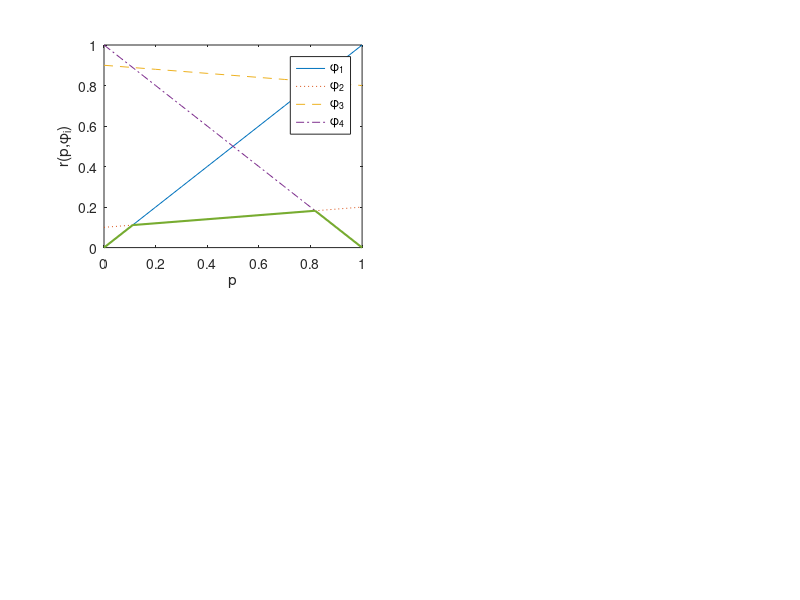
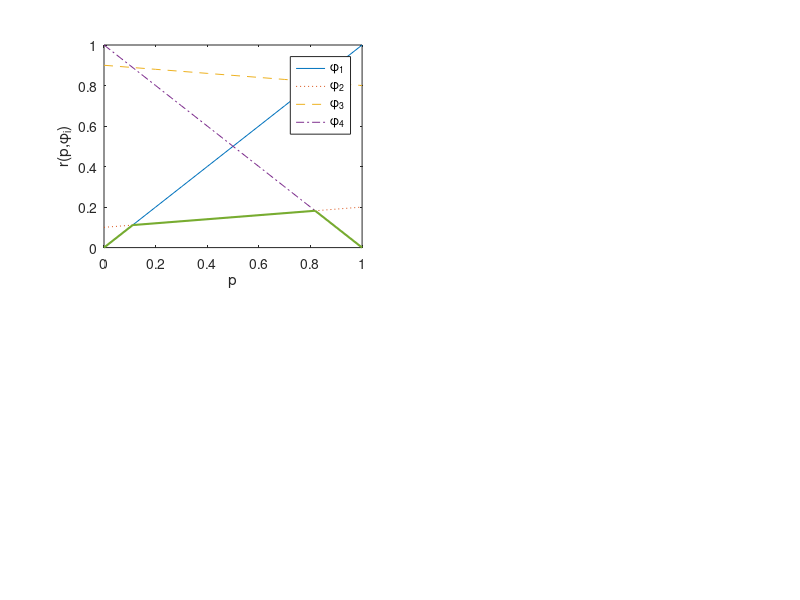

Recreate these plots in MATLAB, in order.
% data for binary channel
% Copyright 1999 by Todd K. Moon

th1=1;  th2=2;
delta1=1;  delta2=2;
L(th1,delta1) = 0;    L(th1,delta2) = 1;
L(th2,delta1) = 1;   L(th2,delta2) = 0;
x1=1;   x2=2;

phi(1,x1) = 1;   phi(1,x2) = 1;
phi(2,x1) = 1;   phi(2,x2) = 2;
phi(3,x1) = 2;   phi(3,x2) = 1;
phi(4,x1) = 2;   phi(4,x2) = 2;

f(th1,x1) = .9;   f(th1,x2) = 1-f(th1,x1);
lambda0 = f(th1,x2);
f(th2,x2) = .8;   f(th2,x1) = 1-f(th2,x2);
lambda1 = f(th2,x1);
% compute risk
R(th1,1) = L(th1,phi(1,x1))*f(th1,x1) +  L(th1,phi(1,x2))*f(th1,x2);
R(th1,2) = L(th1,phi(2,x1))*f(th1,x1) +  L(th1,phi(2,x2))*f(th1,x2);
R(th1,3) = L(th1,phi(3,x1))*f(th1,x1) +  L(th1,phi(3,x2))*f(th1,x2);
R(th1,4) = L(th1,phi(4,x1))*f(th1,x1) +  L(th1,phi(4,x2))*f(th1,x2);

R(th2,1) = L(th2,phi(1,x1))*f(th2,x1) +  L(th2,phi(1,x2))*f(th2,x2);
R(th2,2) = L(th2,phi(2,x1))*f(th2,x1) +  L(th2,phi(2,x2))*f(th2,x2);
R(th2,3) = L(th2,phi(3,x1))*f(th2,x1) +  L(th2,phi(3,x2))*f(th2,x2);
R(th2,4) = L(th2,phi(4,x1))*f(th2,x1) +  L(th2,phi(4,x2))*f(th2,x2);

% subplot(2,2,1)

slope = (R(th2,1) - R(th2,2))/(R(th1,1) - R(th1,2))

% plot the envelope
clf;
subplot(2,2,1)
p = 0:.1:1;
plot(p,p);
hold on
plot(p,(1-p)*lambda0 + p*lambda1,':');
plot(p,(1-p)*(1-lambda0) + p*(1-lambda1),'--');
plot(p,(1-p),'-.');
xlabel('p')
ylabel('r(p,\phi_i)')
int1 = lambda0/(1+lambda0-lambda1);
int2 = (lambda0-1)/(lambda0-1-lambda1);
set(gcf,'DefaultLineLineWidth',1.5)
line([0 int1 int2 1],[0 int1 1-int2 0]);
set(gcf,'DefaultLineLineWidth',.5)
legend('\phi_1','\phi_2','\phi_3','\phi_4')
input('press return to print')
print -dps ../pictures/binchan1ex.ps
print -deps ../pictures/binchan1ex.eps
